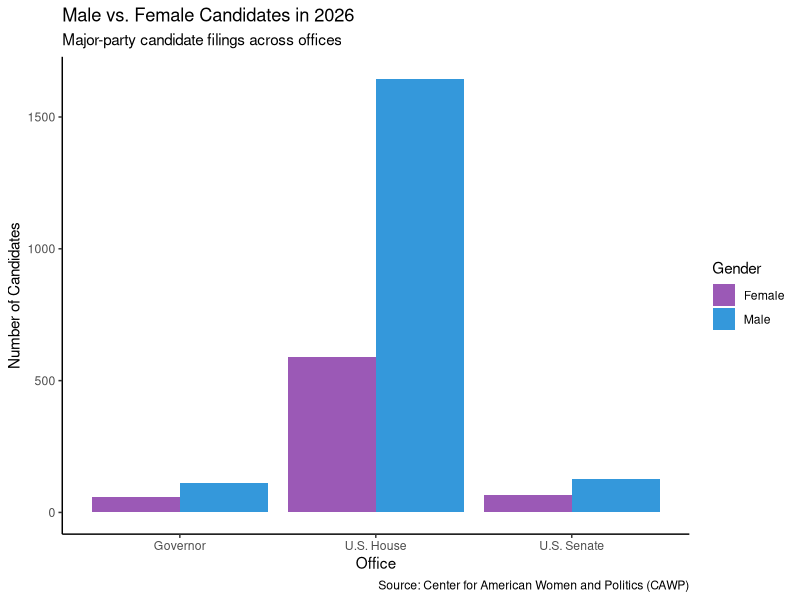

Reproduce this figure in R.
## ---- chunk 1
#| label: setup
#| message: false
#| echo: false

library(tidyverse)
## ---- chunk 2
#| label: gender-plot
#| message: false
#| echo: false

gender_data <- tibble(
  office = rep(c("U.S. House", "U.S. Senate", "Governor"), each = 2),
  gender = rep(c("Female", "Male"), times = 3),
  candidates = c(590, 1646, 65, 125, 60, 110)
)

gender_data |>
  ggplot(aes(x = office, y = candidates, fill = gender)) +
  geom_col(position = "dodge") +
  theme_classic() +
  scale_fill_manual(values = c("Female" = "#9b59b6", "Male" = "#3498db")) +
  labs(
    title = "Male vs. Female Candidates in 2026",
    subtitle = "Major-party candidate filings across offices",
    x = "Office",
    y = "Number of Candidates",
    fill = "Gender",
    caption = "Source: Center for American Women and Politics (CAWP)"
  )
